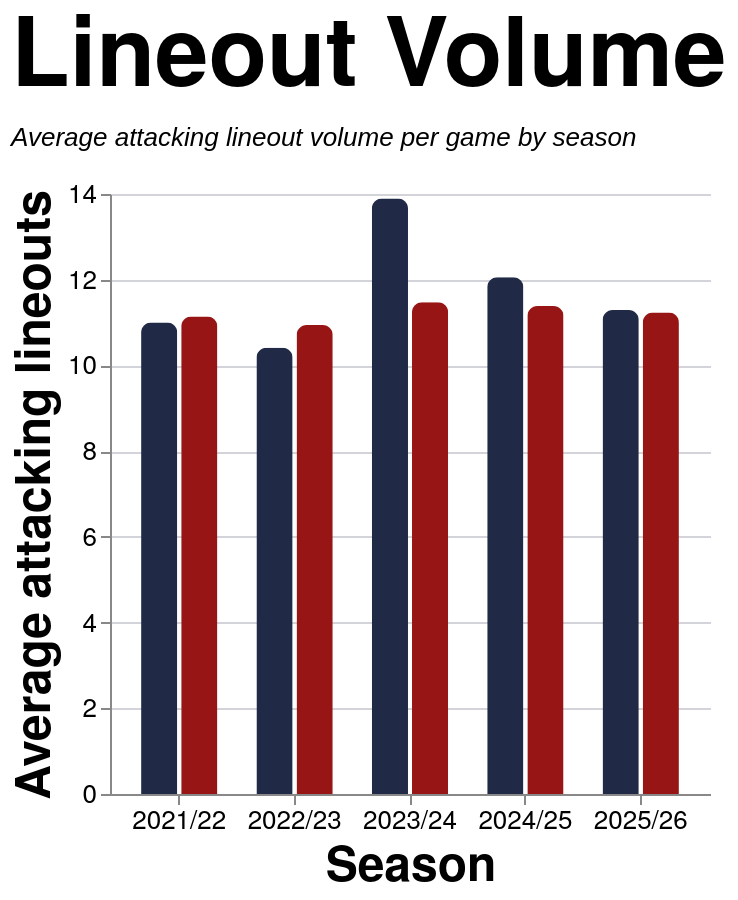

The specification (Vega-Lite) saved for this image:
### Vega-Lite specification from a JSON file in a GitHub repository (floating-point values rounded to 4 significant figures)
{"config": {"axis": {"labelFont": "PT Sans Narrow, Helvetica Neue, Helvetica, Arial, sans-serif", "titleFont": "PT Sans Narrow, Helvetica Neue, Helvetica, Arial, sans-serif", "labelFontSize": 13, "titleFontSize": 24, "gridColor": "#202947", "gridOpacity": 0.2, "zindex": 1}, "text": {"font": "Lato, sans-serif"}, "bar": {"cornerRadiusEnd": 5}, "header": {"labelFont": "PT Sans Narrow, Helvetica Neue, Helvetica, Arial, sans-serif", "titleFont": "PT Sans Narrow, Helvetica Neue, Helvetica, Arial, sans-serif", "labelFontSize": 24, "titleFontSize": 28, "labelFontWeight": "bold", "orient": "left"}, "legend": {"labelFont": "PT Sans Narrow, Helvetica Neue, Helvetica, Arial, sans-serif", "titleFont": "PT Sans Narrow, Helvetica Neue, Helvetica, Arial, sans-serif", "labelFontSize": 14, "titleFontSize": 16, "titlePadding": 5, "fillColor": "white", "strokeColor": "black", "padding": 10, "titleFontWeight": "lighter", "titleFontStyle": "italic", "titleColor": "gray", "offset": 10}, "title": {"font": "PT Sans Narrow, Helvetica Neue, Helvetica, Arial, sans-serif", "fontSize": 48, "fontWeight": "bold", "anchor": "start", "align": "center", "titlePadding": 20, "subtitlePadding": 10, "subtitleFontSize": 13, "subtitleColor": "", "subtitleFontStyle": "italic", "offset": 15, "color": "black"}, "axisX": {"labelAngle": 0}, "facet": {"title": null, "header": null, "align": {"row": "each", "column": "each"}}, "resolve": {"scale": {"y": "independent", "facet": "independent"}}, "background": "transparent", "scale": {"offsetBandPaddingOuter": 0.2, "offsetBandPaddingInner": 0.1}, "view": {"stroke": null, "background": "transparent"}}, "data": {"name": "data-af3ea0e2e778444d0de931703343d9eb"}, "mark": {"type": "bar"}, "encoding": {"color": {"field": "team", "legend": null, "scale": {"domain": ["EGRFC", "Opposition"], "range": ["#202946", "#981515"]}, "title": "Team", "type": "nominal"}, "tooltip": [{"field": "set_piece", "title": "Set Piece", "type": "nominal"}, {"field": "season", "title": "Season", "type": "nominal"}, {"field": "team", "title": "Team", "type": "nominal"}, {"field": "avg_attempts", "format": ".2f", "title": "Avg Attempts", "type": "quantitative"}], "x": {"axis": {"labelAngle": 0}, "field": "season", "sort": ["2021/22", "2022/23", "2023/24", "2024/25", "2025/26"], "title": "Season", "type": "nominal"}, "xOffset": {"field": "team", "sort": ["EGRFC", "Opposition"], "type": "nominal"}, "y": {"axis": {"format": ".0f"}, "field": "avg_attempts", "title": "Average attacking lineouts", "type": "quantitative"}}, "height": 300, "params": [{"name": "spSquadParam", "value": "1st"}, {"name": "spSeasonParam", "value": "All"}, {"name": "spGameTypeParam", "value": "League + Cup"}], "title": {"text": "Lineout Volume", "subtitle": ["Average attacking lineout volume per game by season"]}, "transform": [{"filter": "datum.squad == spSquadParam && (spSeasonParam == 'All' || datum.season == spSeasonParam) && datum.game_type_mode == spGameTypeParam"}], "width": 300, "$schema": "https://vega.github.io/schema/vega-lite/v5.20.1.json", "datasets": {"data-af3ea0e2e778444d0de931703343d9eb": [{"squad": "1st", "season": "2021/22", "team": "EGRFC", "set_piece": "Lineout", "avg_attempts": 11.62, "game_type_mode": "All"}, {"squad": "1st", "season": "2021/22", "team": "Opposition", "set_piece": "Lineout", "avg_attempts": 11.38, "game_type_mode": "All"}, {"squad": "1st", "season": "2022/23", "team": "EGRFC", "set_piece": "Lineout", "avg_attempts": 10.41, "game_type_mode": "All"}, {"squad": "1st", "season": "2022/23", "team": "Opposition", "set_piece": "Lineout", "avg_attempts": 10.94, "game_type_mode": "All"}, {"squad": "1st", "season": "2023/24", "team": "EGRFC", "set_piece": "Lineout", "avg_attempts": 13.86, "game_type_mode": "All"}, {"squad": "1st", "season": "2023/24", "team": "Opposition", "set_piece": "Lineout", "avg_attempts": 11.38, "game_type_mode": "All"}, {"squad": "1st", "season": "2024/25", "team": "EGRFC", "set_piece": "Lineout", "avg_attempts": 12.06, "game_type_mode": "All"}, {"squad": "1st", "season": "2024/25", "team": "Opposition", "set_piece": "Lineout", "avg_attempts": 11.39, "game_type_mode": "All"}, {"squad": "1st", "season": "2025/26", "team": "EGRFC", "set_piece": "Lineout", "avg_attempts": 11.17, "game_type_mode": "All"}, {"squad": "1st", "season": "2025/26", "team": "Opposition", "set_piece": "Lineout", "avg_attempts": 11.39, "game_type_mode": "All"}, {"squad": "2nd", "season": "2021/22", "team": "EGRFC", "set_piece": "Lineout", "avg_attempts": 12.0, "game_type_mode": "All"}, {"squad": "2nd", "season": "2021/22", "team": "Opposition", "set_piece": "Lineout", "avg_attempts": 10.62, "game_type_mode": "All"}, {"squad": "2nd", "season": "2022/23", "team": "EGRFC", "set_piece": "Lineout", "avg_attempts": 14.0, "game_type_mode": "All"}, {"squad": "2nd", "season": "2022/23", "team": "Opposition", "set_piece": "Lineout", "avg_attempts": 6.0, "game_type_mode": "All"}, {"squad": "2nd", "season": "2023/24", "team": "EGRFC", "set_piece": "Lineout", "avg_attempts": 10.86, "game_type_mode": "All"}, {"squad": "2nd", "season": "2023/24", "team": "Opposition", "set_piece": "Lineout", "avg_attempts": 9.0, "game_type_mode": "All"}, {"squad": "2nd", "season": "2024/25", "team": "EGRFC", "set_piece": "Lineout", "avg_attempts": 10.45, "game_type_mode": "All"}, {"squad": "2nd", "season": "2024/25", "team": "Opposition", "set_piece": "Lineout", "avg_attempts": 9.909, "game_type_mode": "All"}, {"squad": "2nd", "season": "2025/26", "team": "EGRFC", "set_piece": "Lineout", "avg_attempts": 8.333, "game_type_mode": "All"}, {"squad": "2nd", "season": "2025/26", "team": "Opposition", "set_piece": "Lineout", "avg_attempts": 9.5, "game_type_mode": "All"}, {"squad": "1st", "season": "2021/22", "team": "EGRFC", "set_piece": "Lineout", "avg_attempts": 11.0, "game_type_mode": "League + Cup"}, {"squad": "1st", "season": "2021/22", "team": "Opposition", "set_piece": "Lineout", "avg_attempts": 11.14, "game_type_mode": "League + Cup"}, {"squad": "1st", "season": "2022/23", "team": "EGRFC", "set_piece": "Lineout", "avg_attempts": 10.41, "game_type_mode": "League + Cup"}, {"squad": "1st", "season": "2022/23", "team": "Opposition", "set_piece": "Lineout", "avg_attempts": 10.94, "game_type_mode": "League + Cup"}, {"squad": "1st", "season": "2023/24", "team": "EGRFC", "set_piece": "Lineout", "avg_attempts": 13.89, "game_type_mode": "League + Cup"}, {"squad": "1st", "season": "2023/24", "team": "Opposition", "set_piece": "Lineout", "avg_attempts": 11.47, "game_type_mode": "League + Cup"}, {"squad": "1st", "season": "2024/25", "team": "EGRFC", "set_piece": "Lineout", "avg_attempts": 12.06, "game_type_mode": "League + Cup"}, {"squad": "1st", "season": "2024/25", "team": "Opposition", "set_piece": "Lineout", "avg_attempts": 11.39, "game_type_mode": "League + Cup"}, {"squad": "1st", "season": "2025/26", "team": "EGRFC", "set_piece": "Lineout", "avg_attempts": 11.29, "game_type_mode": "League + Cup"}, {"squad": "1st", "season": "2025/26", "team": "Opposition", "set_piece": "Lineout", "avg_attempts": 11.24, "game_type_mode": "League + Cup"}, {"squad": "2nd", "season": "2021/22", "team": "EGRFC", "set_piece": "Lineout", "avg_attempts": 12.0, "game_type_mode": "League + Cup"}, {"squad": "2nd", "season": "2021/22", "team": "Opposition", "set_piece": "Lineout", "avg_attempts": 12.0, "game_type_mode": "League + Cup"}, {"squad": "2nd", "season": "2022/23", "team": "EGRFC", "set_piece": "Lineout", "avg_attempts": 14.0, "game_type_mode": "League + Cup"}, {"squad": "2nd", "season": "2022/23", "team": "Opposition", "set_piece": "Lineout", "avg_attempts": 6.0, "game_type_mode": "League + Cup"}, {"squad": "2nd", "season": "2023/24", "team": "EGRFC", "set_piece": "Lineout", "avg_attempts": 10.2, "game_type_mode": "League + Cup"}, {"squad": "2nd", "season": "2023/24", "team": "Opposition", "set_piece": "Lineout", "avg_attempts": 9.2, "game_type_mode": "League + Cup"}, {"squad": "2nd", "season": "2024/25", "team": "EGRFC", "set_piece": "Lineout", "avg_attempts": 12.5, "game_type_mode": "League + Cup"}, {"squad": "2nd", "season": "2024/25", "team": "Opposition", "set_piece": "Lineout", "avg_attempts": 11.0, "game_type_mode": "League + Cup"}, {"squad": "2nd", "season": "2025/26", "team": "EGRFC", "set_piece": "Lineout", "avg_attempts": 8.333, "game_type_mode": "League + Cup"}, {"squad": "2nd", "season": "2025/26", "team": "Opposition", "set_piece": "Lineout", "avg_attempts": 9.5, "game_type_mode": "League + Cup"}, {"squad": "1st", "season": "2021/22", "team": "EGRFC", "set_piece": "Lineout", "avg_attempts": 12.0, "game_type_mode": "League only"}, {"squad": "1st", "season": "2021/22", "team": "Opposition", "set_piece": "Lineout", "avg_attempts": 11.4, "game_type_mode": "League only"}, {"squad": "1st", "season": "2022/23", "team": "EGRFC", "set_piece": "Lineout", "avg_attempts": 10.53, "game_type_mode": "League only"}, {"squad": "1st", "season": "2022/23", "team": "Opposition", "set_piece": "Lineout", "avg_attempts": 10.67, "game_type_mode": "League only"}, {"squad": "1st", "season": "2023/24", "team": "EGRFC", "set_piece": "Lineout", "avg_attempts": 14.29, "game_type_mode": "League only"}, {"squad": "1st", "season": "2023/24", "team": "Opposition", "set_piece": "Lineout", "avg_attempts": 11.47, "game_type_mode": "League only"}, {"squad": "1st", "season": "2024/25", "team": "EGRFC", "set_piece": "Lineout", "avg_attempts": 12.12, "game_type_mode": "League only"}, {"squad": "1st", "season": "2024/25", "team": "Opposition", "set_piece": "Lineout", "avg_attempts": 11.53, "game_type_mode": "League only"}, {"squad": "1st", "season": "2025/26", "team": "EGRFC", "set_piece": "Lineout", "avg_attempts": 10.93, "game_type_mode": "League only"}, {"squad": "1st", "season": "2025/26", "team": "Opposition", "set_piece": "Lineout", "avg_attempts": 11.13, "game_type_mode": "League only"}, {"squad": "2nd", "season": "2021/22", "team": "EGRFC", "set_piece": "Lineout", "avg_attempts": 12.0, "game_type_mode": "League only"}, {"squad": "2nd", "season": "2021/22", "team": "Opposition", "set_piece": "Lineout", "avg_attempts": 12.0, "game_type_mode": "League only"}, {"squad": "2nd", "season": "2022/23", "team": "EGRFC", "set_piece": "Lineout", "avg_attempts": 14.0, "game_type_mode": "League only"}, {"squad": "2nd", "season": "2022/23", "team": "Opposition", "set_piece": "Lineout", "avg_attempts": 6.0, "game_type_mode": "League only"}, {"squad": "2nd", "season": "2023/24", "team": "EGRFC", "set_piece": "Lineout", "avg_attempts": 10.2, "game_type_mode": "League only"}, {"squad": "2nd", "season": "2023/24", "team": "Opposition", "set_piece": "Lineout", "avg_attempts": 9.2, "game_type_mode": "League only"}, {"squad": "2nd", "season": "2024/25", "team": "EGRFC", "set_piece": "Lineout", "avg_attempts": 12.5, "game_type_mode": "League only"}, {"squad": "2nd", "season": "2024/25", "team": "Opposition", "set_piece": "Lineout", "avg_attempts": 11.0, "game_type_mode": "League only"}, {"squad": "2nd", "season": "2025/26", "team": "EGRFC", "set_piece": "Lineout", "avg_attempts": 8.333, "game_type_mode": "League only"}, {"squad": "2nd", "season": "2025/26", "team": "Opposition", "set_piece": "Lineout", "avg_attempts": 9.5, "game_type_mode": "League only"}]}}
